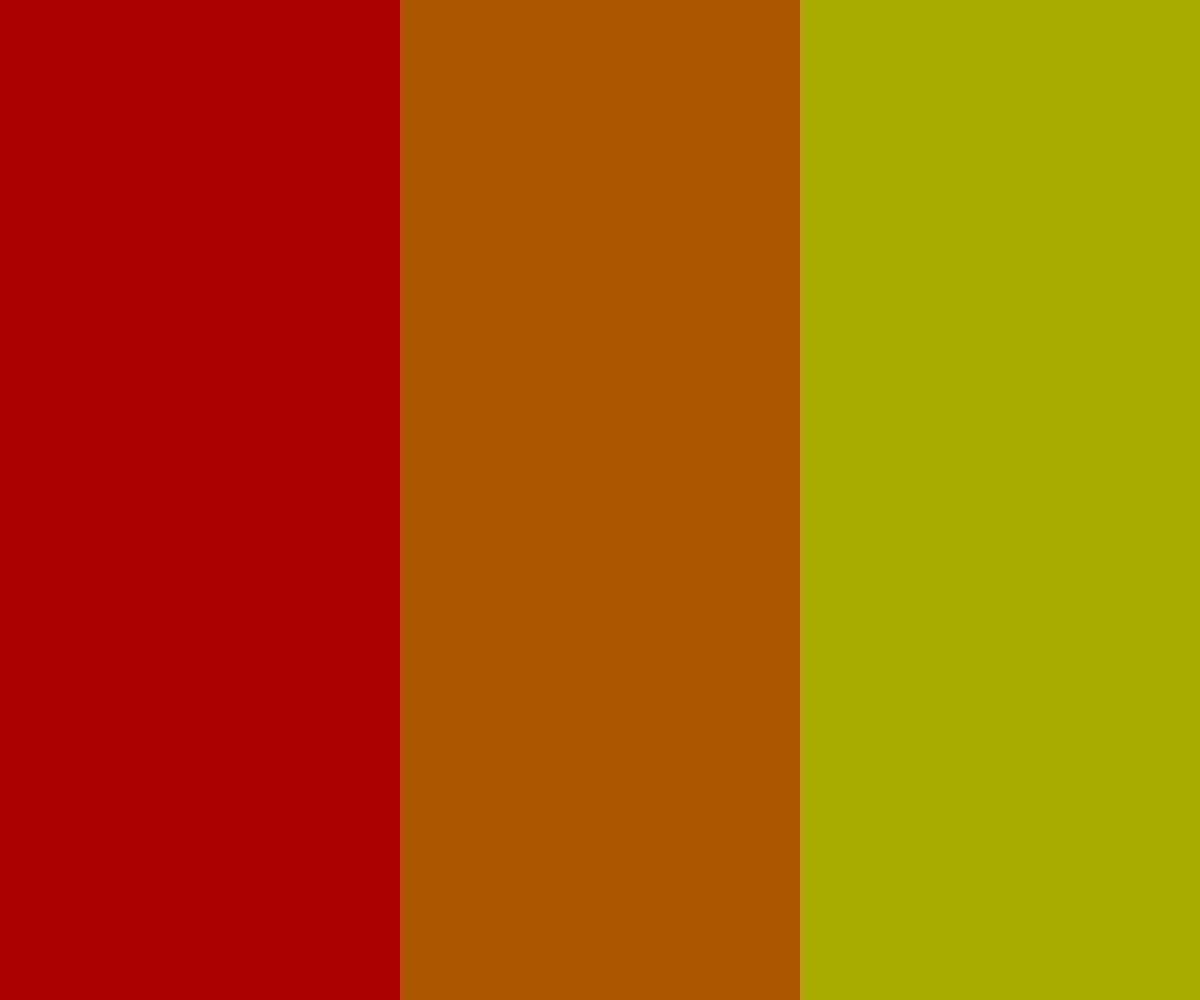
Frame 1 (no input)
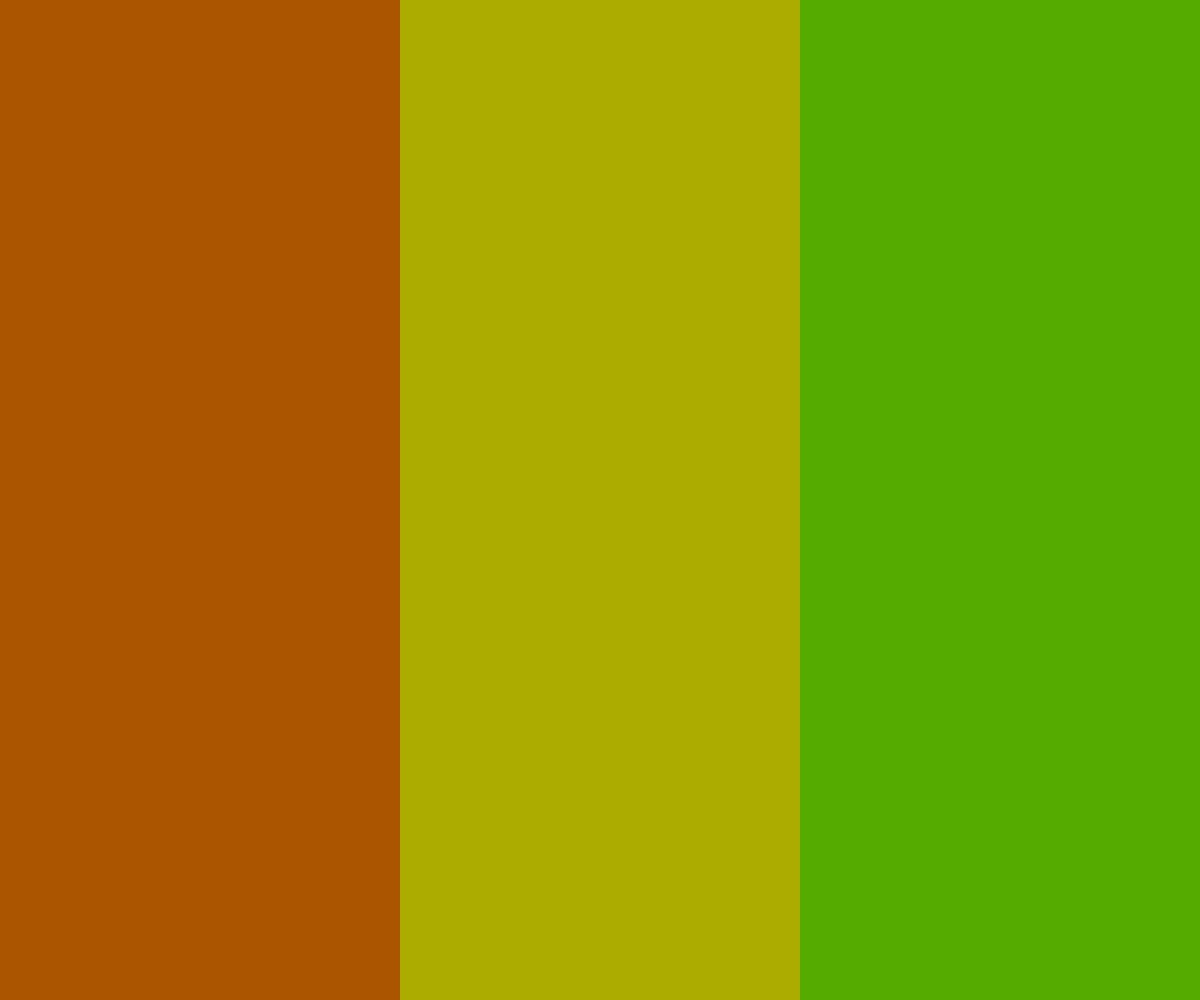
Frame 60 (no input)
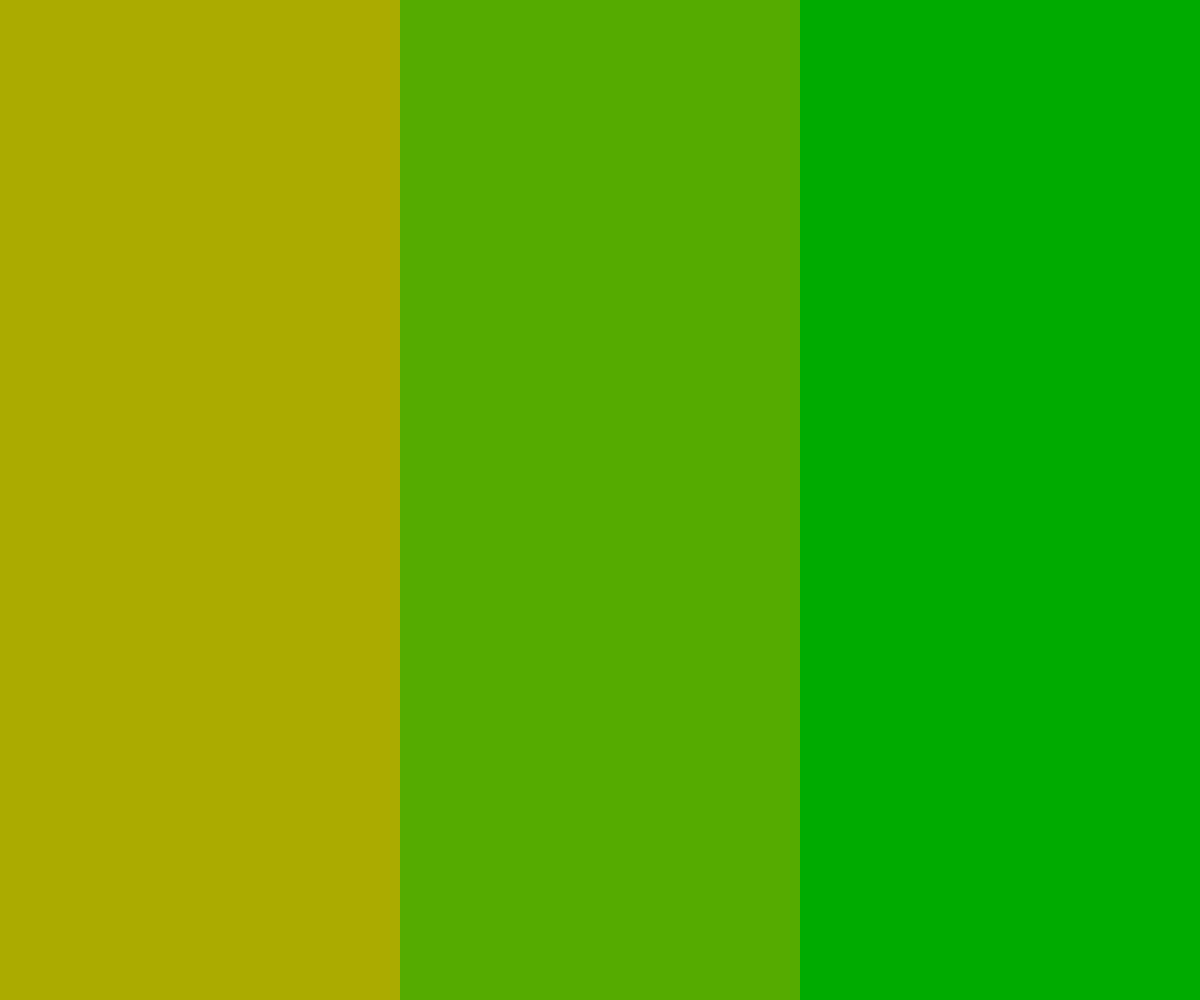
Frame 120 (the mouse pressed at the canvas centre since frame 60)

The p5.js sketch that drew these frames (run headless with seeded random() and noise() and a simulated clock; from frame 60 on, the mouse is pressed at the canvas centre):

// p5.js sketch
// ── sketch.js
// Are certain sets of analogous colors more similar to each other than others?

// Offset angle for first color
let off = 0;

// Fall Colors
function setup() {
  createCanvas(windowWidth, windowHeight);
  colorMode(HSB, 360, 100, 100);
  noStroke();
}

function draw() {
  background(220);
  // Increase the offset color
  off+=0.5;
  
  // Draw 3 swatches
  for (let i = 0; i < 3; i++) {
    // Calculate hue, 30-degrees apart + offset
    let h = off + i * 30;
    // Wrap around when you hit 360 back to 0
    h%=360;
    // Calculate x-position of swatch
    let x = i * width / 3;
    // Draw swatch
    fill(h, 100, 67);
    rect(x, 0, width / 3, height);
  }
}
